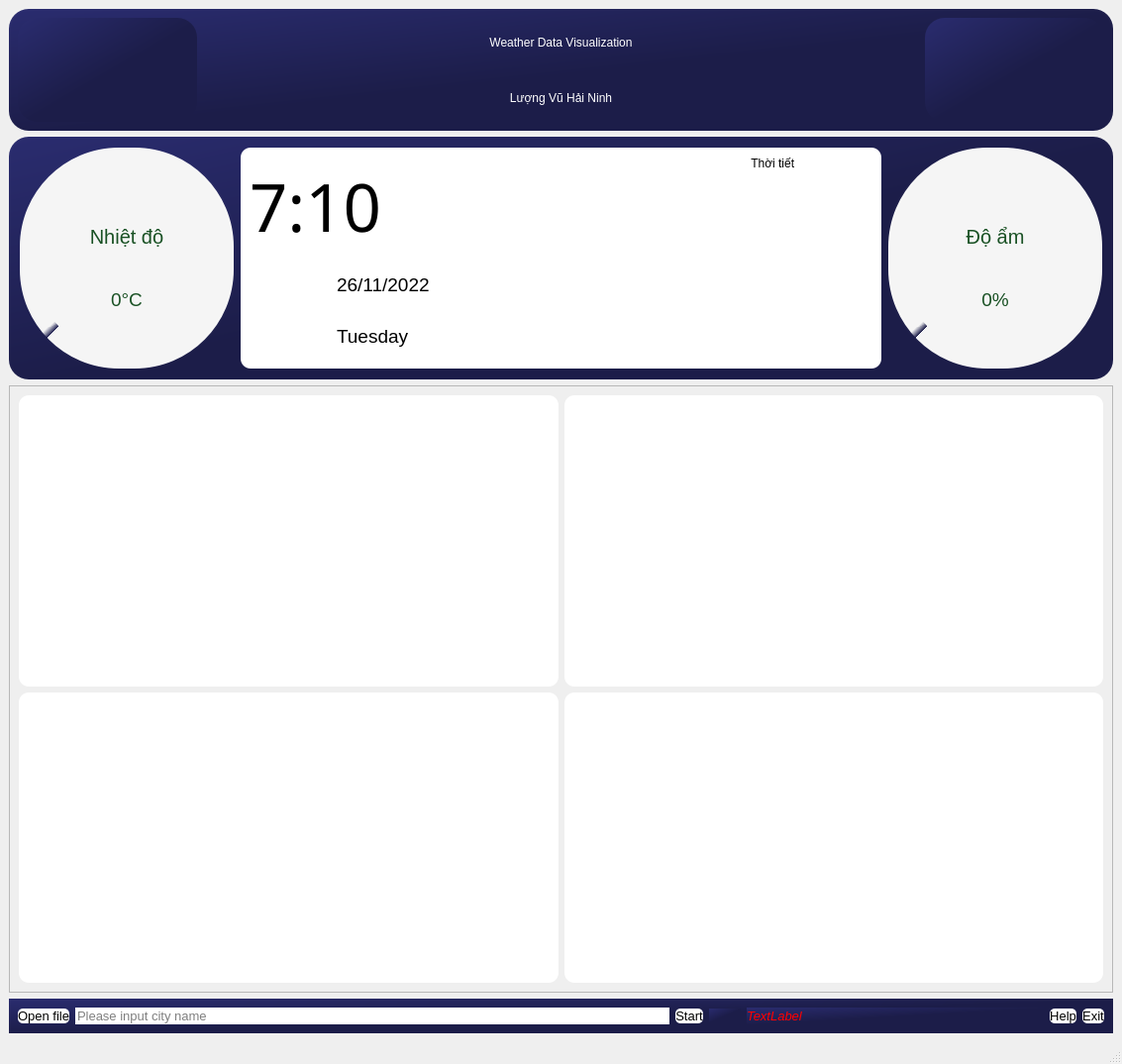
<?xml version="1.0" encoding="UTF-8"?>
<ui version="4.0">
 <class>MainWindow</class>
 <widget class="QMainWindow" name="MainWindow">
  <property name="geometry">
   <rect>
    <x>0</x>
    <y>0</y>
    <width>1133</width>
    <height>1074</height>
   </rect>
  </property>
  <property name="windowTitle">
   <string>MainWindow</string>
  </property>
  <widget class="QWidget" name="centralwidget">
   <layout class="QVBoxLayout" name="verticalLayout" stretch="2,4,10,0">
    <item>
     <widget class="QFrame" name="frame">
      <property name="styleSheet">
       <string notr="true">background-color: qlineargradient(spread:pad, x1:0, y1:0, x2:1, y2:1, stop:0 rgba(42, 44, 111, 255), stop:0.521368 rgba(28, 29, 73, 255));
border-radius:20px;</string>
      </property>
      <property name="frameShape">
       <enum>QFrame::StyledPanel</enum>
      </property>
      <property name="frameShadow">
       <enum>QFrame::Raised</enum>
      </property>
      <layout class="QHBoxLayout" name="horizontalLayout_3" stretch="1,4,1">
       <item>
        <widget class="QLabel" name="label">
         <property name="styleSheet">
          <string notr="true">image: url(:/img/main_logo.png);</string>
         </property>
         <property name="text">
          <string/>
         </property>
        </widget>
       </item>
       <item>
        <layout class="QVBoxLayout" name="verticalLayout_2">
         <item>
          <widget class="QLabel" name="label_2">
           <property name="styleSheet">
            <string notr="true">color: rgb(255, 255, 255);
font: 15 italic 19pt &quot;League Spartan&quot;;
background-color: none;</string>
           </property>
           <property name="text">
            <string>Weather Data Visualization</string>
           </property>
           <property name="alignment">
            <set>Qt::AlignCenter</set>
           </property>
          </widget>
         </item>
         <item>
          <widget class="QLabel" name="label_3">
           <property name="styleSheet">
            <string notr="true">color: rgb(255, 255, 255);
font: 15 italic 19pt &quot;League Spartan&quot;;
background-color: none;</string>
           </property>
           <property name="text">
            <string>Lượng Vũ Hải Ninh</string>
           </property>
           <property name="alignment">
            <set>Qt::AlignCenter</set>
           </property>
          </widget>
         </item>
        </layout>
       </item>
       <item>
        <widget class="QLabel" name="label_5">
         <property name="styleSheet">
          <string notr="true">image: url(:/img/Logo_khoa_dien.png);</string>
         </property>
         <property name="text">
          <string/>
         </property>
        </widget>
       </item>
      </layout>
     </widget>
    </item>
    <item>
     <widget class="QFrame" name="frame_2">
      <property name="styleSheet">
       <string notr="true">border-radius:20px;
background-color: qlineargradient(spread:pad, x1:0, y1:0, x2:1, y2:1, stop:0 rgba(42, 44, 111, 255), stop:0.521368 rgba(28, 29, 73, 255));</string>
      </property>
      <property name="frameShape">
       <enum>QFrame::StyledPanel</enum>
      </property>
      <property name="frameShadow">
       <enum>QFrame::Raised</enum>
      </property>
      <layout class="QHBoxLayout" name="horizontalLayout" stretch="1,0,3,0,1">
       <property name="spacing">
        <number>7</number>
       </property>
       <property name="leftMargin">
        <number>11</number>
       </property>
       <property name="topMargin">
        <number>11</number>
       </property>
       <property name="rightMargin">
        <number>11</number>
       </property>
       <property name="bottomMargin">
        <number>11</number>
       </property>
       <item>
        <widget class="QFrame" name="frame_9">
         <property name="enabled">
          <bool>false</bool>
         </property>
         <property name="styleSheet">
          <string notr="true">/*background-color: qconicalgradient(cx:0.5, cy:0.5, angle:224.5, stop:0 rgba(245, 245, 245, 255), stop:0.25 rgba(245, 245, 245, 255), stop:0.251351 rgba(0, 0, 0, 0));
*/
border-radius: 100px;
background-color: qconicalgradient(cx:0.5, cy:0.5, angle:224.5, stop:0 rgba(245, 245, 245, 255), stop:0.99005 rgba(245, 245, 245, 255), stop:1 rgba(0, 0, 0, 0));</string>
         </property>
         <property name="frameShape">
          <enum>QFrame::StyledPanel</enum>
         </property>
         <property name="frameShadow">
          <enum>QFrame::Raised</enum>
         </property>
         <layout class="QHBoxLayout" name="horizontalLayout_22">
          <property name="leftMargin">
           <number>14</number>
          </property>
          <property name="topMargin">
           <number>14</number>
          </property>
          <property name="rightMargin">
           <number>14</number>
          </property>
          <property name="bottomMargin">
           <number>14</number>
          </property>
          <item>
           <widget class="QFrame" name="frame_nhietdo">
            <property name="styleSheet">
             <string notr="true">background-color: rgb(245, 245, 245);
border-radius: 92px;</string>
            </property>
            <property name="frameShape">
             <enum>QFrame::StyledPanel</enum>
            </property>
            <property name="frameShadow">
             <enum>QFrame::Raised</enum>
            </property>
            <layout class="QVBoxLayout" name="verticalLayout_19">
             <property name="topMargin">
              <number>30</number>
             </property>
             <item>
              <widget class="QPushButton" name="pushButton_33">
               <property name="font">
                <font>
                 <family>Segoe UI</family>
                 <pointsize>15</pointsize>
                 <weight>50</weight>
                 <bold>false</bold>
                </font>
               </property>
               <property name="styleSheet">
                <string notr="true">color: qlineargradient(spread:pad, x1:0, y1:0, x2:0, y2:1, stop:0 rgba(0, 201, 0, 255), stop:1 rgba(25, 81, 36, 255));
background-color: rgba(0, 0, 0, 0);</string>
               </property>
               <property name="text">
                <string>Nhiệt độ</string>
               </property>
              </widget>
             </item>
             <item>
              <widget class="QPushButton" name="pushButton_34">
               <property name="font">
                <font>
                 <family>Segoe UI</family>
                 <pointsize>14</pointsize>
                </font>
               </property>
               <property name="styleSheet">
                <string notr="true">color: qlineargradient(spread:pad, x1:0, y1:0, x2:0, y2:1, stop:0 rgba(0, 201, 0, 255), stop:1 rgba(25, 81, 36, 255));
background-color: rgba(0, 0, 0, 0);</string>
               </property>
               <property name="text">
                <string>0°C</string>
               </property>
              </widget>
             </item>
            </layout>
           </widget>
          </item>
         </layout>
        </widget>
       </item>
       <item>
        <spacer name="horizontalSpacer">
         <property name="orientation">
          <enum>Qt::Horizontal</enum>
         </property>
         <property name="sizeHint" stdset="0">
          <size>
           <width>0</width>
           <height>20</height>
          </size>
         </property>
        </spacer>
       </item>
       <item>
        <widget class="QFrame" name="frame_view">
         <property name="styleSheet">
          <string notr="true">border-radius:10px;
background-color: rgb(255, 255, 255);</string>
         </property>
         <property name="frameShape">
          <enum>QFrame::StyledPanel</enum>
         </property>
         <property name="frameShadow">
          <enum>QFrame::Raised</enum>
         </property>
         <property name="lineWidth">
          <number>1</number>
         </property>
         <layout class="QHBoxLayout" name="horizontalLayout_5" stretch="2,1">
          <item>
           <layout class="QHBoxLayout" name="horizontalLayout_8">
            <item>
             <layout class="QVBoxLayout" name="verticalLayout_4">
              <item>
               <widget class="QLabel" name="Time">
                <property name="font">
                 <font>
                  <family>Stencil</family>
                  <pointsize>50</pointsize>
                  <weight>50</weight>
                  <italic>false</italic>
                  <bold>false</bold>
                 </font>
                </property>
                <property name="styleSheet">
                 <string notr="true">border: 0px solid black;
font: 48pt &quot;Varino Extrude&quot;rgb(0, 0, 0);
font: 50pt &quot;Stencil&quot;rgb(0, 0, 0);
</string>
                </property>
                <property name="text">
                 <string>&lt;html&gt;&lt;head/&gt;&lt;body&gt;&lt;p&gt;&lt;span style=&quot; color:#000000;&quot;&gt;7:10&lt;/span&gt;&lt;/p&gt;&lt;/body&gt;&lt;/html&gt;</string>
                </property>
                <property name="alignment">
                 <set>Qt::AlignLeading|Qt::AlignLeft|Qt::AlignVCenter</set>
                </property>
               </widget>
              </item>
              <item>
               <layout class="QHBoxLayout" name="horizontalLayout_9" stretch="1,4">
                <item>
                 <widget class="QFrame" name="frame_10">
                  <property name="styleSheet">
                   <string notr="true">border: 0px solid;
image: url(:/img/agenda.png);

</string>
                  </property>
                  <property name="frameShape">
                   <enum>QFrame::StyledPanel</enum>
                  </property>
                  <property name="frameShadow">
                   <enum>QFrame::Raised</enum>
                  </property>
                 </widget>
                </item>
                <item>
                 <layout class="QVBoxLayout" name="verticalLayout_6">
                  <item>
                   <widget class="QLabel" name="day">
                    <property name="styleSheet">
                     <string notr="true">border: 0px solid;

</string>
                    </property>
                    <property name="text">
                     <string>&lt;html&gt;&lt;head/&gt;&lt;body&gt;&lt;p&gt;&lt;span style=&quot; font-size:14pt;&quot;&gt;26/11/2022&lt;/span&gt;&lt;/p&gt;&lt;/body&gt;&lt;/html&gt;</string>
                    </property>
                   </widget>
                  </item>
                  <item>
                   <widget class="QLabel" name="thu">
                    <property name="styleSheet">
                     <string notr="true">border: 0px solid;
font: 10pt &quot;MS Shell Dlg 2&quot;;
</string>
                    </property>
                    <property name="text">
                     <string>&lt;html&gt;&lt;head/&gt;&lt;body&gt;&lt;p&gt;&lt;span style=&quot; font-size:14pt;&quot;&gt;Tuesday&lt;/span&gt;&lt;/p&gt;&lt;/body&gt;&lt;/html&gt;</string>
                    </property>
                   </widget>
                  </item>
                 </layout>
                </item>
               </layout>
              </item>
             </layout>
            </item>
           </layout>
          </item>
          <item>
           <layout class="QVBoxLayout" name="verticalLayout_5" stretch="0,3">
            <item>
             <widget class="QLabel" name="label_4">
              <property name="styleSheet">
               <string notr="true">font: 14pt &quot;MS Shell Dlg 2&quot;;
</string>
              </property>
              <property name="text">
               <string>  Thời tiết</string>
              </property>
              <property name="alignment">
               <set>Qt::AlignCenter</set>
              </property>
             </widget>
            </item>
            <item>
             <widget class="QPushButton" name="picture">
              <property name="enabled">
               <bool>false</bool>
              </property>
              <property name="sizePolicy">
               <sizepolicy hsizetype="Preferred" vsizetype="Preferred">
                <horstretch>0</horstretch>
                <verstretch>0</verstretch>
               </sizepolicy>
              </property>
              <property name="styleSheet">
               <string notr="true">image: url(:/img/sum.png);</string>
              </property>
              <property name="text">
               <string/>
              </property>
             </widget>
            </item>
           </layout>
          </item>
         </layout>
        </widget>
       </item>
       <item>
        <spacer name="horizontalSpacer_2">
         <property name="orientation">
          <enum>Qt::Horizontal</enum>
         </property>
         <property name="sizeHint" stdset="0">
          <size>
           <width>0</width>
           <height>20</height>
          </size>
         </property>
        </spacer>
       </item>
       <item>
        <widget class="QFrame" name="frame_do_am">
         <property name="enabled">
          <bool>false</bool>
         </property>
         <property name="styleSheet">
          <string notr="true">background-color: qconicalgradient(cx:0.5, cy:0.5, angle:224.5, stop:0 rgba(245, 245, 245, 255), stop:0.25 rgba(245, 245, 245, 255), stop:0.251351 rgba(0, 0, 0, 0));
border-radius: 100px;
background-color: qconicalgradient(cx:0.5, cy:0.5, angle:224.5, stop:0 rgba(245, 245, 245, 255), stop:0.99005 rgba(245, 245, 245, 255), stop:1 rgba(0, 0, 0, 0));</string>
         </property>
         <property name="frameShape">
          <enum>QFrame::StyledPanel</enum>
         </property>
         <property name="frameShadow">
          <enum>QFrame::Raised</enum>
         </property>
         <layout class="QHBoxLayout" name="horizontalLayout_23">
          <property name="leftMargin">
           <number>14</number>
          </property>
          <property name="topMargin">
           <number>14</number>
          </property>
          <property name="rightMargin">
           <number>14</number>
          </property>
          <property name="bottomMargin">
           <number>14</number>
          </property>
          <item>
           <widget class="QFrame" name="frame_40">
            <property name="styleSheet">
             <string notr="true">background-color: rgb(245, 245, 245);
border-radius: 92px;</string>
            </property>
            <property name="frameShape">
             <enum>QFrame::StyledPanel</enum>
            </property>
            <property name="frameShadow">
             <enum>QFrame::Raised</enum>
            </property>
            <layout class="QVBoxLayout" name="verticalLayout_81">
             <property name="topMargin">
              <number>30</number>
             </property>
             <item>
              <widget class="QPushButton" name="pushButton_35">
               <property name="font">
                <font>
                 <family>Segoe UI</family>
                 <pointsize>15</pointsize>
                 <weight>50</weight>
                 <bold>false</bold>
                </font>
               </property>
               <property name="styleSheet">
                <string notr="true">color: qlineargradient(spread:pad, x1:0, y1:0, x2:0, y2:1, stop:0 rgba(0, 201, 0, 255), stop:1 rgba(25, 81, 36, 255));
background-color: rgba(0, 0, 0, 0);</string>
               </property>
               <property name="text">
                <string>Độ ẩm</string>
               </property>
              </widget>
             </item>
             <item>
              <widget class="QPushButton" name="pushButton_36">
               <property name="font">
                <font>
                 <family>Segoe UI</family>
                 <pointsize>14</pointsize>
                </font>
               </property>
               <property name="styleSheet">
                <string notr="true">color: qlineargradient(spread:pad, x1:0, y1:0, x2:0, y2:1, stop:0 rgba(0, 201, 0, 255), stop:1 rgba(25, 81, 36, 255));
background-color: rgba(0, 0, 0, 0);</string>
               </property>
               <property name="text">
                <string>0%</string>
               </property>
              </widget>
             </item>
            </layout>
           </widget>
          </item>
         </layout>
        </widget>
       </item>
      </layout>
     </widget>
    </item>
    <item>
     <widget class="QFrame" name="frame_3">
      <property name="styleSheet">
       <string notr="true"/>
      </property>
      <property name="frameShape">
       <enum>QFrame::StyledPanel</enum>
      </property>
      <property name="frameShadow">
       <enum>QFrame::Raised</enum>
      </property>
      <layout class="QGridLayout" name="gridLayout_2">
       <item row="0" column="0">
        <widget class="QFrame" name="frame_chart1">
         <property name="styleSheet">
          <string notr="true">border-radius:10px;
background-color:rgb(255, 255, 255);

</string>
         </property>
         <property name="frameShape">
          <enum>QFrame::StyledPanel</enum>
         </property>
         <property name="frameShadow">
          <enum>QFrame::Raised</enum>
         </property>
         <layout class="QVBoxLayout" name="verticalLayout_23" stretch="5">
          <item>
           <layout class="QVBoxLayout" name="line_chart"/>
          </item>
         </layout>
        </widget>
       </item>
       <item row="0" column="1">
        <widget class="QFrame" name="frame_chart2">
         <property name="styleSheet">
          <string notr="true">border-radius:10px;
background-color: rgb(255, 255, 255);</string>
         </property>
         <property name="frameShape">
          <enum>QFrame::StyledPanel</enum>
         </property>
         <property name="frameShadow">
          <enum>QFrame::Raised</enum>
         </property>
         <layout class="QVBoxLayout" name="verticalLayout_21" stretch="0">
          <item>
           <layout class="QVBoxLayout" name="scatter_chart"/>
          </item>
         </layout>
        </widget>
       </item>
       <item row="1" column="0">
        <widget class="QFrame" name="frame_chart3">
         <property name="styleSheet">
          <string notr="true">border-radius:10px;
background-color: rgb(255, 255, 255);</string>
         </property>
         <property name="frameShape">
          <enum>QFrame::StyledPanel</enum>
         </property>
         <property name="frameShadow">
          <enum>QFrame::Raised</enum>
         </property>
         <layout class="QVBoxLayout" name="verticalLayout_22" stretch="5">
          <item>
           <layout class="QVBoxLayout" name="bar_chart"/>
          </item>
         </layout>
        </widget>
       </item>
       <item row="1" column="1">
        <widget class="QFrame" name="frame_chart4">
         <property name="styleSheet">
          <string notr="true">border-radius:10px;
background-color: rgb(255, 255, 255);</string>
         </property>
         <property name="frameShape">
          <enum>QFrame::StyledPanel</enum>
         </property>
         <property name="frameShadow">
          <enum>QFrame::Raised</enum>
         </property>
         <layout class="QVBoxLayout" name="verticalLayout_20" stretch="0">
          <item>
           <layout class="QVBoxLayout" name="histogram_chart"/>
          </item>
         </layout>
        </widget>
       </item>
      </layout>
     </widget>
    </item>
    <item>
     <widget class="QFrame" name="frame_4">
      <property name="styleSheet">
       <string notr="true">border-radius:170px;
background-color: qlineargradient(spread:pad, x1:0, y1:0, x2:1, y2:1, stop:0 rgba(42, 44, 111, 255), stop:0.521368 rgba(28, 29, 73, 255));</string>
      </property>
      <property name="frameShape">
       <enum>QFrame::StyledPanel</enum>
      </property>
      <property name="frameShadow">
       <enum>QFrame::Raised</enum>
      </property>
      <layout class="QHBoxLayout" name="horizontalLayout_2" stretch="0,2,0,0,1,0,0">
       <item>
        <widget class="QPushButton" name="load_button">
         <property name="font">
          <font>
           <pointsize>10</pointsize>
          </font>
         </property>
         <property name="cursor">
          <cursorShape>PointingHandCursor</cursorShape>
         </property>
         <property name="styleSheet">
          <string notr="true">QPushButton {
	background-color: rgb(255, 255, 255);
	border-radius:5px;
}
QPushButton:hover {
	background-color: rgb(154, 153, 150);
}
QPushButton:pressed{
	background-color: rgb(0, 0, 0);
	color:rgb(255, 255, 255);
}
	</string>
         </property>
         <property name="text">
          <string>Open file</string>
         </property>
        </widget>
       </item>
       <item>
        <widget class="QLineEdit" name="lineEdit">
         <property name="font">
          <font>
           <pointsize>10</pointsize>
          </font>
         </property>
         <property name="styleSheet">
          <string notr="true">background-color: rgb(255, 255, 255);
border-radius:10px;</string>
         </property>
         <property name="placeholderText">
          <string>Please input city name</string>
         </property>
        </widget>
       </item>
       <item>
        <widget class="QPushButton" name="start_button">
         <property name="font">
          <font>
           <pointsize>10</pointsize>
          </font>
         </property>
         <property name="cursor">
          <cursorShape>PointingHandCursor</cursorShape>
         </property>
         <property name="styleSheet">
          <string notr="true">QPushButton {
	background-color: rgb(255, 255, 255);
	border-radius:5px;
}
QPushButton:hover {
	background-color: rgb(154, 153, 150);
}
QPushButton:pressed{
	background-color: rgb(0, 0, 0);
	color:rgb(255, 255, 255);
}
	</string>
         </property>
         <property name="text">
          <string>Start</string>
         </property>
        </widget>
       </item>
       <item>
        <widget class="QPushButton" name="voice">
         <property name="cursor">
          <cursorShape>PointingHandCursor</cursorShape>
         </property>
         <property name="styleSheet">
          <string notr="true">image: url(:/img/mc.png);</string>
         </property>
         <property name="text">
          <string/>
         </property>
        </widget>
       </item>
       <item>
        <widget class="QLabel" name="notice_label">
         <property name="font">
          <font>
           <pointsize>10</pointsize>
           <italic>true</italic>
          </font>
         </property>
         <property name="text">
          <string>&lt;html&gt;&lt;head/&gt;&lt;body&gt;&lt;p&gt;&lt;span style=&quot; color:#ff0000;&quot;&gt;TextLabel&lt;/span&gt;&lt;/p&gt;&lt;/body&gt;&lt;/html&gt;</string>
         </property>
        </widget>
       </item>
       <item>
        <widget class="QPushButton" name="help_button">
         <property name="font">
          <font>
           <pointsize>10</pointsize>
          </font>
         </property>
         <property name="cursor">
          <cursorShape>PointingHandCursor</cursorShape>
         </property>
         <property name="styleSheet">
          <string notr="true">QPushButton {
	background-color: rgb(255, 255, 255);
	border-radius:5px;
}
QPushButton:hover {
	background-color: rgb(154, 153, 150);
}
QPushButton:pressed{
	background-color: rgb(0, 0, 0);
	color:rgb(255, 255, 255);
}
	</string>
         </property>
         <property name="text">
          <string>Help</string>
         </property>
        </widget>
       </item>
       <item>
        <widget class="QPushButton" name="exit_button">
         <property name="font">
          <font>
           <pointsize>10</pointsize>
          </font>
         </property>
         <property name="cursor">
          <cursorShape>PointingHandCursor</cursorShape>
         </property>
         <property name="styleSheet">
          <string notr="true">QPushButton {
	background-color: rgb(255, 255, 255);
	border-radius:5px;
}
QPushButton:hover {
	background-color: rgb(154, 153, 150);
}
QPushButton:pressed{
	background-color: rgb(237, 51, 59);
	color: rgb(255, 255, 255);
}
	</string>
         </property>
         <property name="text">
          <string>Exit</string>
         </property>
        </widget>
       </item>
      </layout>
     </widget>
    </item>
   </layout>
  </widget>
  <widget class="QMenuBar" name="menubar">
   <property name="geometry">
    <rect>
     <x>0</x>
     <y>0</y>
     <width>1133</width>
     <height>26</height>
    </rect>
   </property>
  </widget>
  <widget class="QStatusBar" name="statusbar"/>
 </widget>
 <resources>
  <include location="resources.qrc"/>
 </resources>
 <connections/>
</ui>
